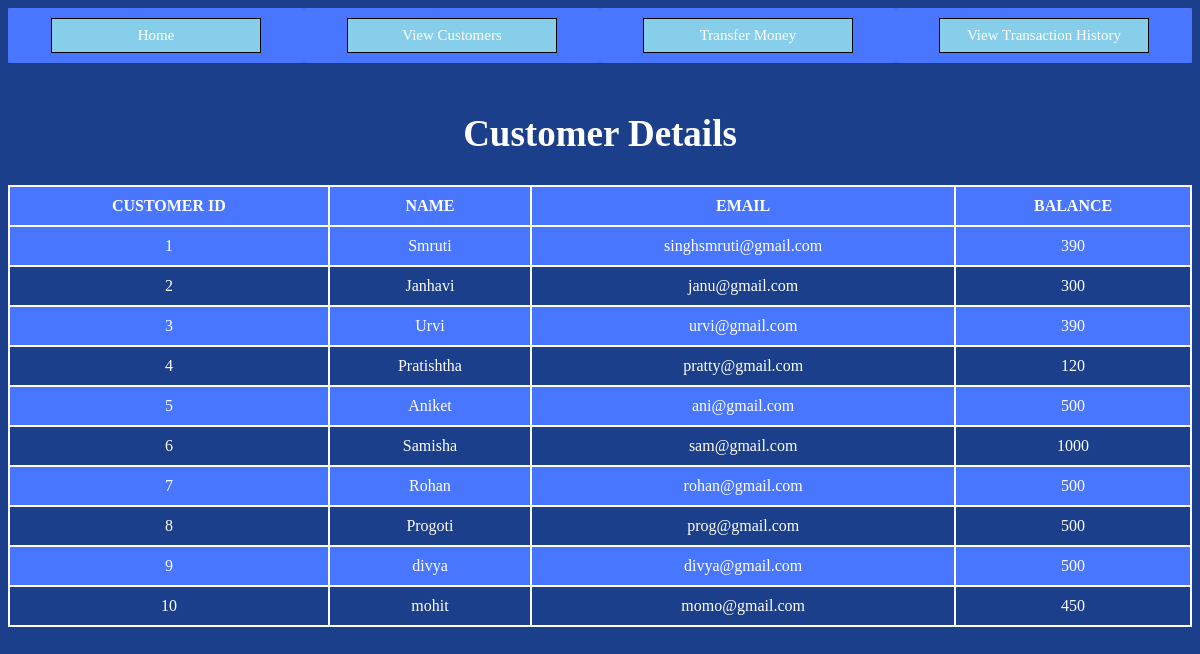
/customer.php, run on the app's committed database.
### tables this page shows
CREATE TABLE `customers` (
  `C_ID` int(11) NOT NULL,
  `Name` varchar(255) NOT NULL,
  `Email` char(255) NOT NULL,
  `Balance` int(255) NOT NULL
);

### customer.php (the view, shortened to what this page needs)
<?php
include 'connection.php';
$q="select * from customers";
$result=mysqli_query($con,$q);
?>
<html>
<head>
	<link rel = "stylesheet" type = "text/css" href = "buttons.css">
</head>
<body style="background-color:#1B3F8B;">
	<div align="center" style="top:0px">
		<table width="1200" align="center"  class = "t" >
			<tr>
				<td style = "text-align:center;border:0px"> <a href="index.php" target="frame"><button class = "btn2"> Home </button></a></td>
            	<td style = "text-align:center;border:0px"><a href="customer.php" target="frame"><button class = "btn2">View Customers</button></a></td>
				<td style = "text-align:center;border:0px"><a href="Transfermoney.php" target="frame"><button class = "btn2">Transfer Money</button></a></td>
				<td style = "text-align:center;border:0px"><a href="transactionhistory.php" target="frame"><button class = "btn2">View Transaction History</button></a></td>
            </tr>
		</table>
	</div>
<br>
    <h2 style="color:white;text-align: center;font-family: cursive;">Customer Details</h2>
    <table class="flat-table flat-table-1" align=center style="font-family: serif;color: white;">
		<thead>
			<th>CUSTOMER ID</th>
			<th>NAME</th>
			<th>EMAIL</th>
			<th>BALANCE</th>
		</thead>
		<tbody>
		<tr align = center>
			<?php
				while($row=mysqli_fetch_array($result)){
			?>
			<td><?php echo  $row["C_ID"]; ?></td>
			<td><?php echo  $row["Name"]; ?></td>
			<td><?php echo  $row["Email"]; ?></td>
			<td><?php echo  $row["Balance"]; ?></td>
		<tr align = center>
	<?php }
	?>
		</tr>
		</tbody>
	</table>
</body>
</html>

### buttons.css (style rules this page uses)
.btn2 { height:35px; width:210px; font-family: serif; background-color:skyblue; color:white; font-size:15px; border:1px solid black; }

### customer.php (style rules this page uses)
table { font-family: sans-serif; border-collapse: collapse; width: 100%; }
h2 { font-family: monospace; font-size:37px; }
td, th { border: 2px solid white; border-radius: 1px; text-align: center; padding: 10px; }
tr:nth-child(odd) { background-color: #4876FF; }

### data on the page
customers: C_ID "1", Name "Smruti", Email "singhsmruti@gmail.com", Balance "390"
customers: C_ID "2", Name "Janhavi", Email "janu@gmail.com", Balance "300"
customers: C_ID "3", Name "Urvi", Email "urvi@gmail.com", Balance "390"
customers: C_ID "4", Name "Pratishtha", Email "pratty@gmail.com", Balance "120"
customers: C_ID "5", Name "Aniket", Email "ani@gmail.com", Balance "500"
customers: C_ID "6", Name "Samisha", Email "sam@gmail.com", Balance "1000"
customers: C_ID "7", Name "Rohan", Email "rohan@gmail.com", Balance "500"
customers: C_ID "8", Name "Progoti", Email "prog@gmail.com", Balance "500"
customers: C_ID "9", Name "divya", Email "divya@gmail.com", Balance "500"
customers: C_ID "10", Name "mohit", Email "momo@gmail.com", Balance "450"
